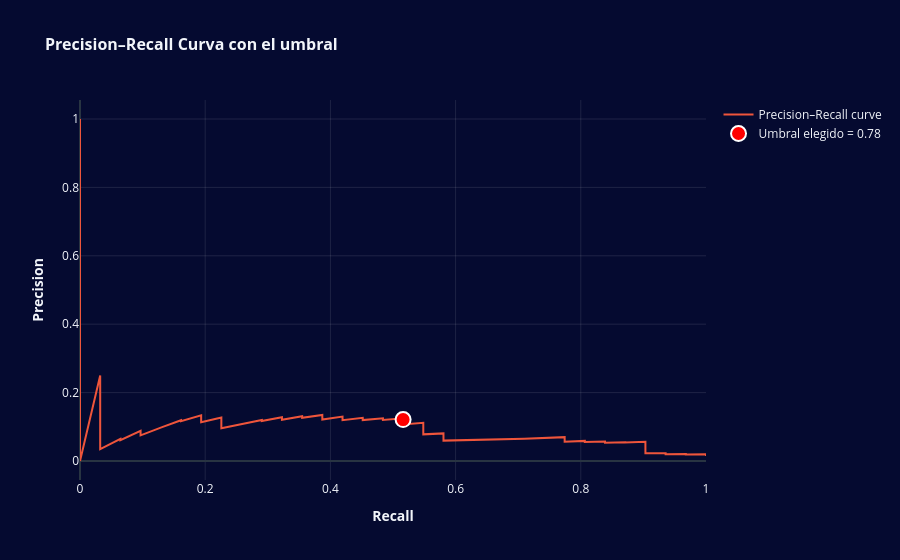

Source (notebook cell):
### Markdown cell above
La curva de Precision–Recall indica una separabilidad limitada entre las clases de impago y no impago. La precisión disminuye rápidamente a medida que aumenta la exhaustividad, lo que refleja un alto número de falsos positivos al intentar detectar a más personas con impago. El umbral seleccionado (0,78) corresponde a un punto de operación conservador, priorizando la precisión sobre la exhaustividad, pero aún operando en un régimen de baja precisión debido al fuerte desequilibrio de clases.

### Code cell
idx = np.argmin(np.abs(thresholds - best_threshold))

fig = go.Figure()

fig.add_trace(go.Scatter(
    x=recall, 
    y=precision, 
    mode='lines', 
    name='Precision–Recall curve',
    line=dict(color='#EF553B', width=2) 
))

fig.add_trace(go.Scatter(
    x=[recall[idx]], 
    y=[precision[idx]], 
    mode='markers', 
    name=f'Umbral elegido = {best_threshold:.2f}',
    marker=dict(color='red', size=15, line=dict(width=2, color='white')) 
))

fig.update_layout(
    title='Precision–Recall Curva con el umbral',
    title_font=dict(size=16, weight='bold'),
    xaxis_title='Recall',
    yaxis_title='Precision',
    xaxis_title_font=dict(size=14, weight='bold'),
    yaxis_title_font=dict(size=14, weight='bold'),
    xaxis_tickfont=dict(size=12),
    yaxis_tickfont=dict(size=12),
    xaxis=dict(showgrid=True, gridcolor='rgba(255,255,255,0.1)'),
    yaxis=dict(showgrid=True, gridcolor='rgba(255,255,255,0.1)'),
    showlegend=True,
    hovermode='closest',
    plot_bgcolor='#050a30',
    paper_bgcolor='#050a30'
)

fig.show()

### Figure 1 — Plotly figure (JSON) as saved in the notebook; plotly's stock layout.template omitted (floating-point values rounded to 4 significant figures; data arrays with more than 128 entries replaced by an {"elided": "..."} marker saying what was removed)
{"data": [{"line": {"color": "#EF553B", "width": 2}, "mode": "lines", "name": "Precision–Recall curve", "type": "scatter", "x": {"elided": "616 float values"}, "y": {"elided": "616 float values"}}, {"marker": {"color": "red", "line": {"color": "white", "width": 2}, "size": 15}, "mode": "markers", "name": "Umbral elegido = 0.78", "type": "scatter", "x": [0.5161], "y": [0.1212]}], "layout": {"hovermode": "closest", "paper_bgcolor": "#050a30", "plot_bgcolor": "#050a30", "showlegend": true, "title": {"font": {"size": 16, "weight": "bold"}, "text": "Precision–Recall Curva con el umbral"}, "xaxis": {"gridcolor": "rgba(255,255,255,0.1)", "showgrid": true, "tickfont": {"size": 12}, "title": {"font": {"size": 14, "weight": "bold"}, "text": "Recall"}}, "yaxis": {"gridcolor": "rgba(255,255,255,0.1)", "showgrid": true, "tickfont": {"size": 12}, "title": {"font": {"size": 14, "weight": "bold"}, "text": "Precision"}}}}
